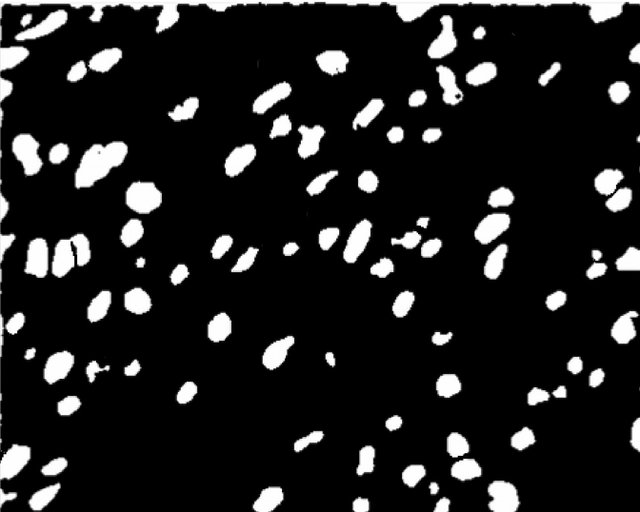
#> input picture images/sample_3.jpg, 640 x 512 px, found by its file name
$ python contour.py   (older library calls are emulated)
#> lines starting #> are read from the running program, lines starting #| are printed output that depends on the picture; after the words box and inside, x2 and y2 are one past the last pixel; in counts of white or black regions, pixels touching at a corner belong together
import numpy as np
import cv2
from pathlib import Path

im = cv2.imread('images/sample_3.jpg')
#> im is the input picture: shape (512, 640, 3); min 0, max 255, mean 31.7
imgray = cv2.cvtColor(im,cv2.COLOR_BGR2GRAY)
ret,thresh = cv2.threshold(imgray, 127, 255, 0)
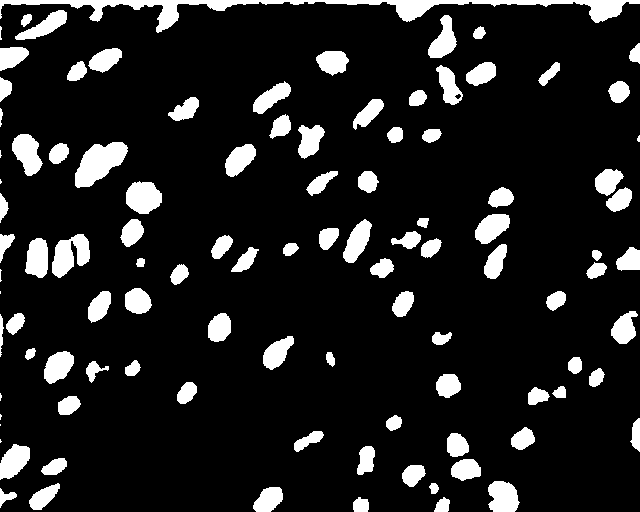
#> thresh: shape (512, 640); 12.4% white; 104 white regions (10 under 20 px)
im2, contours, hierarchy = cv2.findContours(thresh,cv2.RETR_TREE,cv2.CHAIN_APPROX_NONE)
#> contours = 105 contours, 11 with area under 20; largest, box (x1, y1, x2, y2) and area: (0, 0, 640, 33) 3797, (75, 142, 128, 188) 1382, (52, 234, 90, 278) 944, (126, 181, 162, 214) 856, (12, 134, 43, 176) 776

cnts = cv2.drawContours(thresh, contours, -1, (0,255,0), 3)
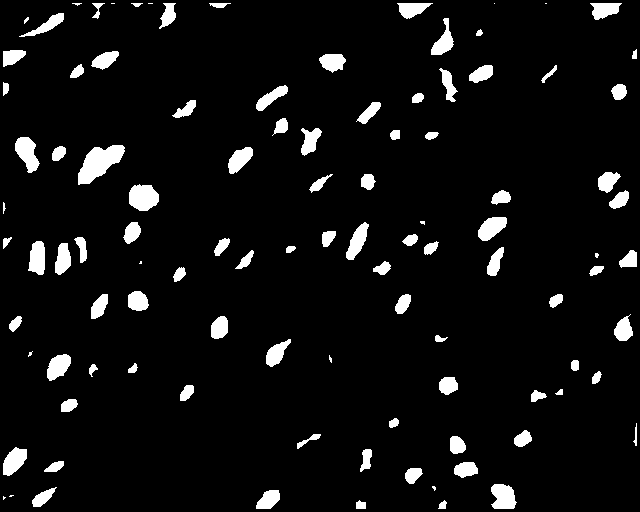
#> cnts: shape (512, 640); 6.2% white; 104 white regions (14 under 20 px), largest, box (x1, y1, x2, y2) and area: (78, 145, 125, 185) 1048, (129, 184, 159, 211) 631, (15, 137, 40, 173) 539

# cv2.imshow("Contours", im2)
# cv2.waitKey(0)
# cv2.destroyAllWindows()

#> (the run stopped early here; a loop or call above may not have finished)

$ run again, with images/sample_4.jpg copied over images/sample_3.jpg
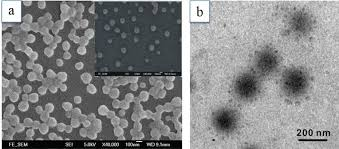
#> input picture images/sample_4.jpg, 339 x 149 px, found by its file name
#> im is the input picture: shape (149, 339, 3); mean B, G, R 133.8, 133.3, 132.2
#> `ret,thresh = cv2.threshold(imgray, 127, 255, 0)`:
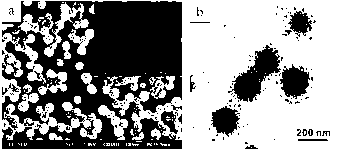
#> thresh: shape (149, 339); 56.5% white; 190 black regions (172 under 20 px)
#> contours = 387 contours, 343 with area under 20; largest, box (x1, y1, x2, y2) and area: (0, 0, 339, 149) 27493, (231, 44, 282, 103) 1386, (279, 63, 311, 100) 748, (210, 105, 241, 138) 612, (44, 2, 89, 57) 475
#> `cnts = cv2.drawContours(thresh, contours, -1, (0,255,0), 3)`:
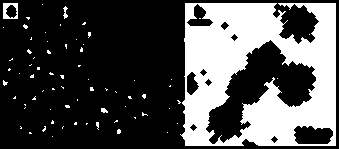
#> cnts: shape (149, 339); 30.2% white; 71 white regions (67 under 20 px), largest, box (x1, y1, x2, y2) and area: (180, 3, 336, 146) 14632, (3, 3, 18, 19) 141, (63, 6, 68, 19) 35, (101, 108, 108, 113) 26

$ run again, with images/sample_6.jpg copied over images/sample_3.jpg
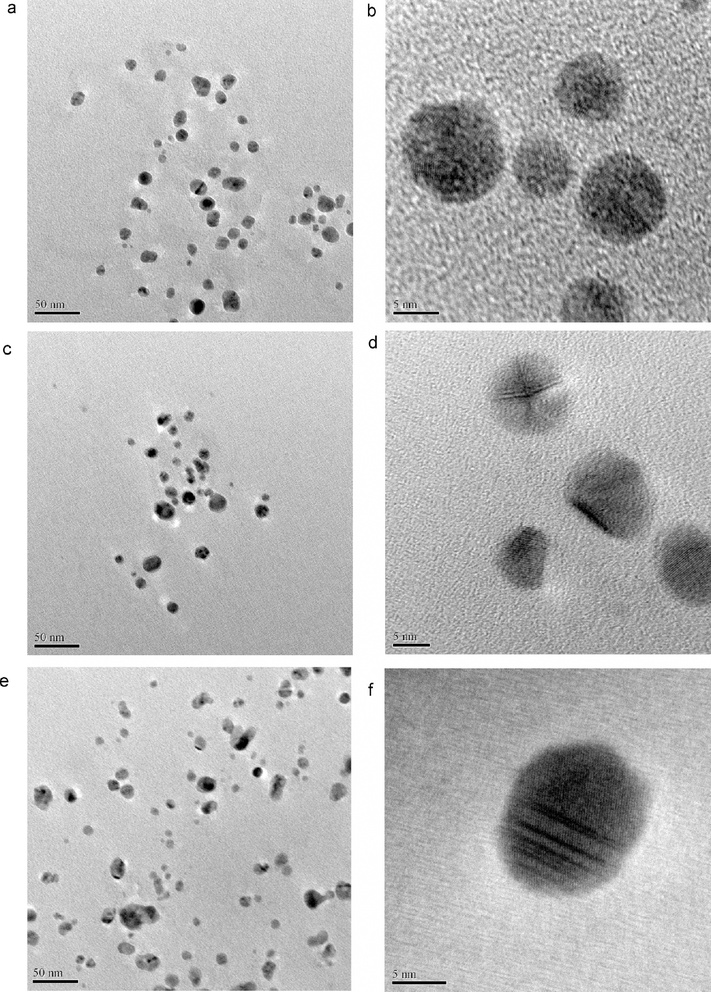
#> input picture images/sample_6.jpg, 711 x 992 px, shrunk from 1333 x 1858 before the run, found by its file name
#> im is the input picture: shape (992, 711, 3); min 0, max 255, mean 186
#> `ret,thresh = cv2.threshold(imgray, 127, 255, 0)`:
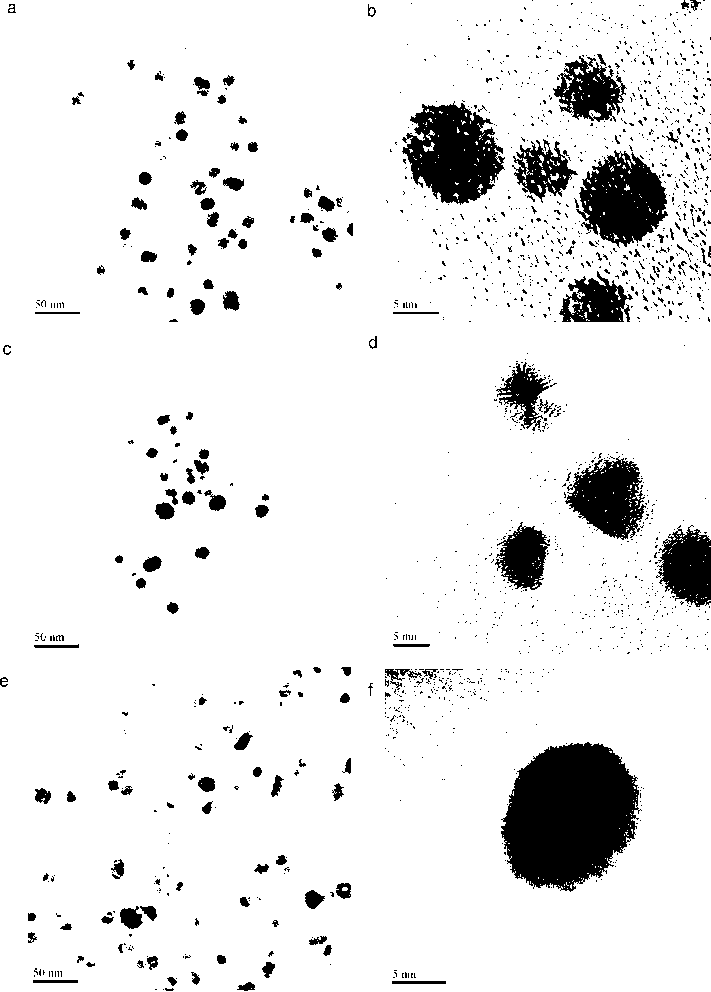
#> thresh: shape (992, 711); 91.2% white; 1662 black regions (1502 under 20 px)
#> contours = 2496 contours, 2269 with area under 20; largest, box (x1, y1, x2, y2) and area: (0, 0, 711, 992) 700118, (500, 741, 640, 893) 15598, (401, 102, 506, 206) 7310, (575, 149, 669, 248) 6064, (564, 457, 647, 541) 4452
#> `cnts = cv2.drawContours(thresh, contours, -1, (0,255,0), 3)`:
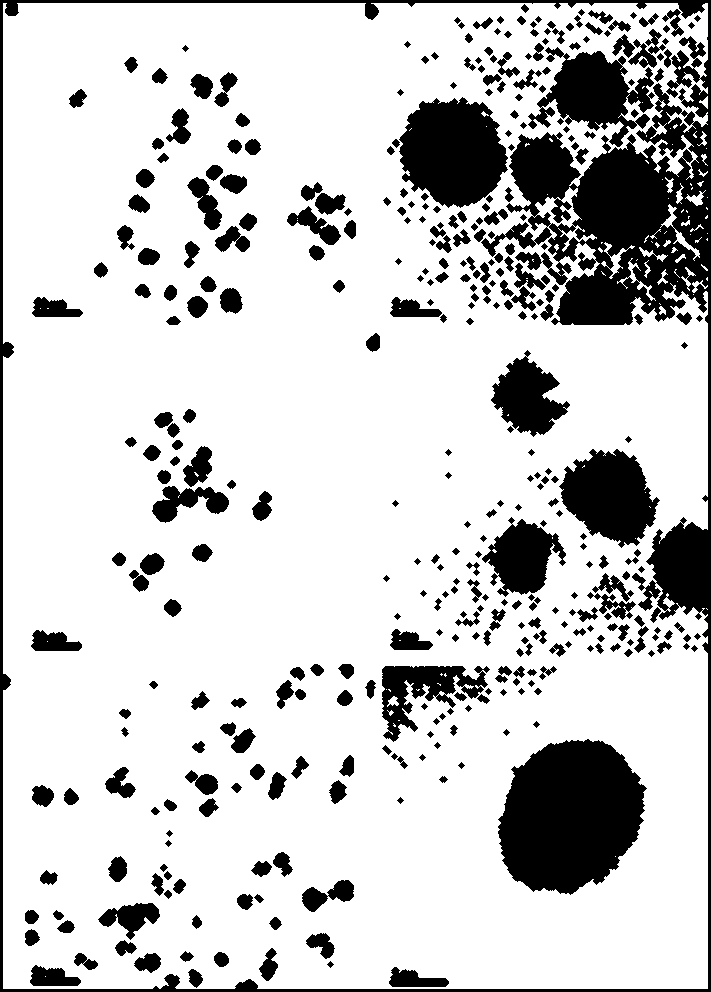
#> cnts: shape (992, 711); 80.2% white; 389 black regions, largest, box (x1, y1, x2, y2) and area: (0, 0, 711, 992) 45013, (498, 739, 647, 895) 17257, (399, 97, 508, 208) 8895
